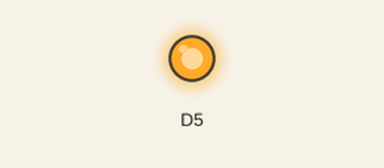
Recording of a sketch running on a simulated ESP8266 (NodeMCU). On the bench: output pins drawn as LEDs (lit = HIGH).

Above: at 5.0 s.
At 10.15 s:
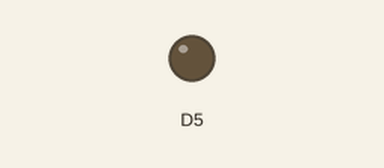
Timing chart, 0 to 13.4 s (numbered marks = the images above):
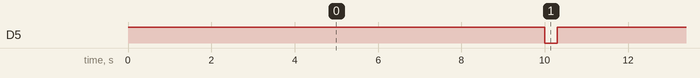

Measured:
- by itself, D5: alternates HIGH for 10.0 s and LOW for 0.30 s

The sketch:

RELAYTEST.ino
```cpp
void setup() {
  // initialize digital pin LED_BUILTIN as an output.
  pinMode(D5, OUTPUT);
}

// the loop function runs over and over again forever
void loop() {
  digitalWrite(D5, HIGH);   // turn the LED on (HIGH is the voltage level)
  delay(10000);                       // wait for a second
  digitalWrite(D5, LOW);    // turn the LED off by making the voltage LOW
  delay(300);                       // wait for a second
}
```
